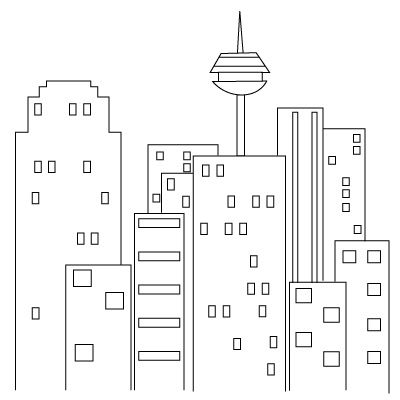
#> input picture lab2/pics/city.jpg, 400 x 400 px, given in place of tiger.png, which was not available
$ jupyter execute lab2.ipynb   (shell and % lines are left out)   (text cells are left out)
#> lines starting #> are read from the running program, lines starting #| are printed output that depends on the picture; pictures that were not available may be replaced by others from this repository, and a replacement may not be noted
[cell 1]
from matplotlib import pyplot as plt
import cv2 as cv
import numpy as np

[cell 2]
tiger = cv.imread('pics/tiger.png', 0)
#> tiger is the input picture: shape (400, 400); min 0, max 255, mean 243.7
wolf = cv.imread('pics/wolf.jpg', 0)
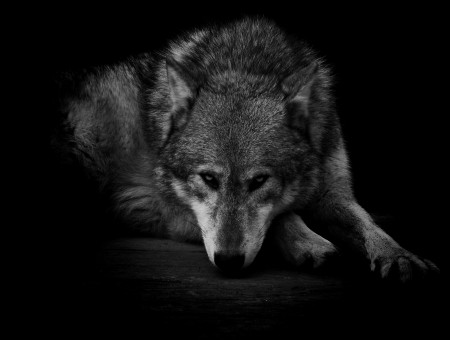
#> input picture lab2/pics/wolf.jpg, 450 x 340 px
#> wolf is the input picture: shape (340, 450); min 0, max 203, mean 18.6

[cell 3]
# Smoothing without removing edges.
gray_filtered = cv.bilateralFilter(tiger, 7, 50, 50)

# Applying the canny filter
edges = cv.Canny(tiger, 40, 200)
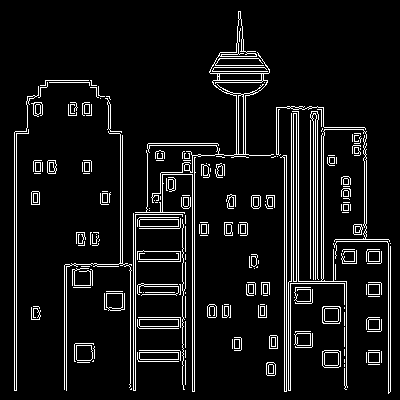
#> edges: shape (400, 400); 7.9% white in thin lines or dots
edges_filtered = cv.Canny(gray_filtered, 60, 120)
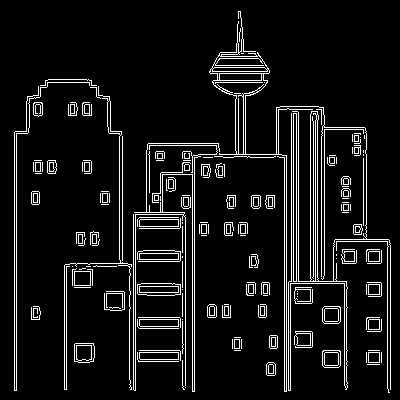
#> edges_filtered: shape (400, 400); 8% white in thin lines or dots

# Stacking the images to print them together for comparison
images = np.hstack((tiger, edges, edges_filtered))
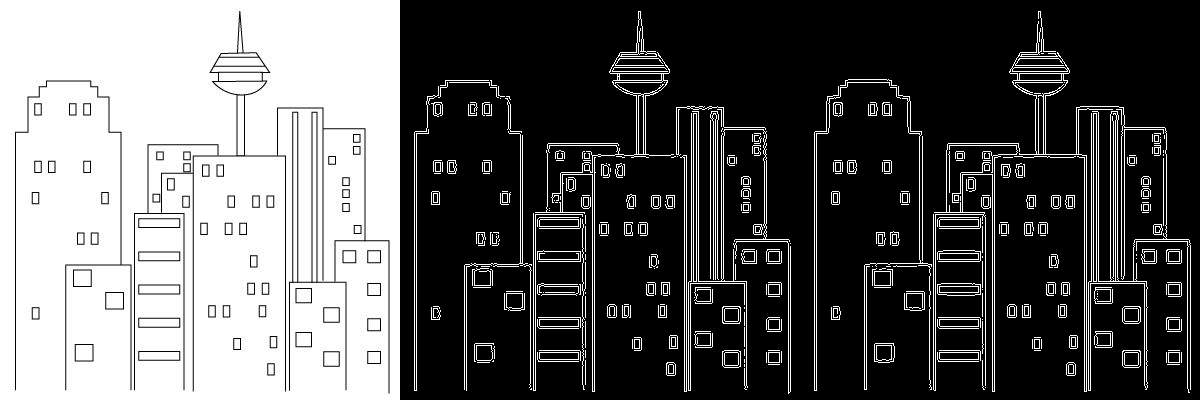
#> images: shape (400, 1200); min 0, max 255, mean 94.8

# Display the resulting frame
plt.figure(figsize=(15, 5))
plt.imshow(images, cmap='gray', vmin=0, vmax=255)
